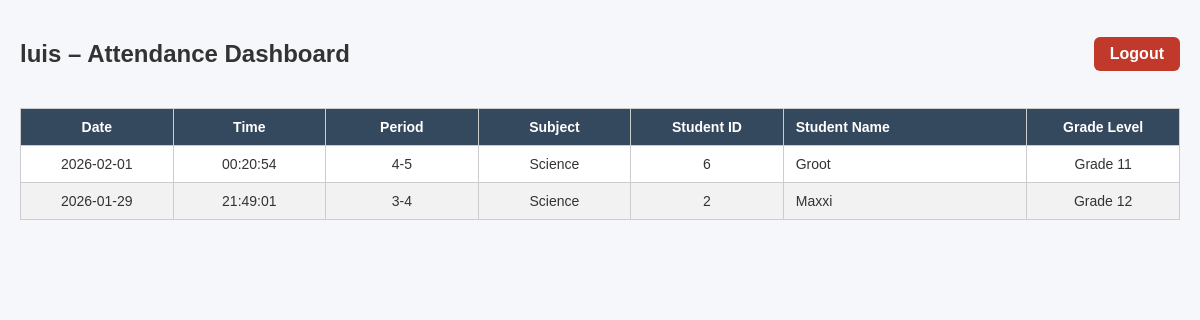
The page /dashboard (signed in) on the database as committed earlier.
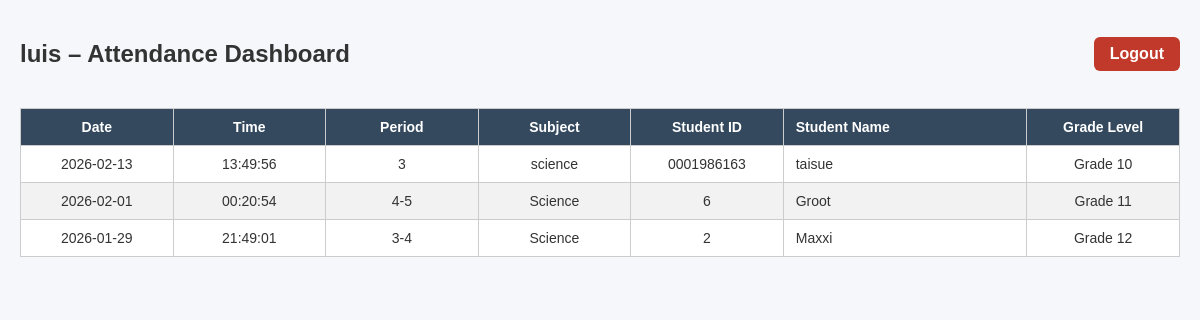
The same page on the database as committed later.
### tables this page shows
CREATE TABLE "attendance_log" (
	"attendance_id"	TEXT UNIQUE,
	"student_id"	INTEGER,
	"teacher_id"	TEXT,
	"class_date"	INTEGER,
	"class_time"	INTEGER,
	"class_period"	TEXT,
	"class_subject"	TEXT,
	"grade_level"	TEXT
);

CREATE TABLE "students" (
	"student_id"	TEXT,
	"full_name"	TEXT
, "grade_level"	TEXT);

### web_dashboard/app.py (the view)
@app.route("/dashboard")
def dashboard():
    if session.get("role") != "Teacher":
        return redirect(url_for("index"))
    teacher_id = session.get("teacher_id")
    records = read_attendance_by_teacher(teacher_id)
    return render_template(
        "dashboard.html",
        records=records,
        teacher=session.get("username")
    )

### web_dashboard/app.py (called while the page is built)
def get_db_connection():
    conn = sqlite3.connect(DB_PATH)
    conn.row_factory = sqlite3.Row
    return conn

def read_attendance_by_teacher(teacher_id):
    conn = get_db_connection()
    cur = conn.cursor()
    cur.execute("""
        SELECT
            a.class_date,
            a.class_time,
            a.class_period,
            a.class_subject,
            s.student_id,
            s.full_name,
            s.grade_level
        FROM attendance_log a
        JOIN students s ON a.student_id = s.student_id
        WHERE a.teacher_id = ?
        ORDER BY a.class_date DESC, a.class_time DESC
    """, (teacher_id,))
    records = cur.fetchall()
    conn.close()
    return records

### web_dashboard/templates/dashboard.html (shortened to what this page needs)
<!DOCTYPE html>
<html lang="en">
<head>
    <link rel="stylesheet" href="{{ url_for('static', filename='styles.css') }}">
</head>
<body>
<div class="dashboard-header">
    <h2>{{ teacher }} – Attendance Dashboard</h2>
    <a class="logout-btn" href="{{ url_for('logout') }}">Logout</a>
</div>
<table>
    <thead>
        <tr>
            <th>Date</th>
            <th>Time</th>
            <th>Period</th>
            <th>Subject</th>
            <th>Student ID</th>
            <th>Student Name</th>
            <th>Grade Level</th>
        </tr>
    </thead>
<tbody>
    {% for record in records %}
    <tr>
        <td>{{ record.class_date }}</td>
        <td>{{ record.class_time }}</td>
        <td>{{ record.class_period }}</td>
        <td>{{ record.class_subject }}</td>
        <td>{{ record.student_id }}</td>
        <td>{{ record.full_name }}</td>
        <td>{{ record.grade_level }}</td>
    </tr>
    {% endfor %}
</tbody>
</table>
</body>
</html>

### web_dashboard/static/styles.css (style rules this page uses)
body { font-family: Arial, Helvetica, sans-serif; background-color: #f5f7fa; margin: 0; padding: 20px; color: #333; }
h2 { text-align: center; margin-bottom: 20px; }
table { width: 100%; border-collapse: collapse; background-color: #ffffff; font-size: 14px; table-layout: fixed; }
th, td { border: 1px solid #ccc; padding: 10px; text-align: center; vertical-align: middle; word-wrap: break-word; overflow-wrap: break-word; }
th:nth-child(1), td:nth-child(1), th:nth-child(2), td:nth-child(2), th:nth-child(3), td:nth-child(3), th:nth-child(4), td:nth-child(4), th:nth-child(5), td:nth-child(5), th:nth-child(7), td:nth-child(7) { width: 15%; }
th:nth-child(6), td:nth-child(6) { width: 25%; text-align: left; padding-left: 12px; }
thead { background-color: #34495e; color: white; }
tbody tr:nth-child(even) { background-color: #f2f2f2; }
.dashboard-header { display: flex; justify-content: space-between; align-items: center; margin-bottom: 20px; }
.logout-btn { padding: 8px 14px; background-color: #e74c3c; color: white; text-decoration: none; border-radius: 5px; font-weight: bold; }
.logout-btn { padding: 8px 16px; background-color: #c0392b; color: white; text-decoration: none; border-radius: 6px; font-weight: bold; }
th:nth-child(7), td:nth-child(7) { width: 15%; }

Rows that differ between the two databases and show on the page:
added attendance_log: class_date "2026-02-13", class_time "13:49:56", class_period "3", class_subject "science", student_id "0001986163", full_name "taisue", grade_level "Grade 10"
